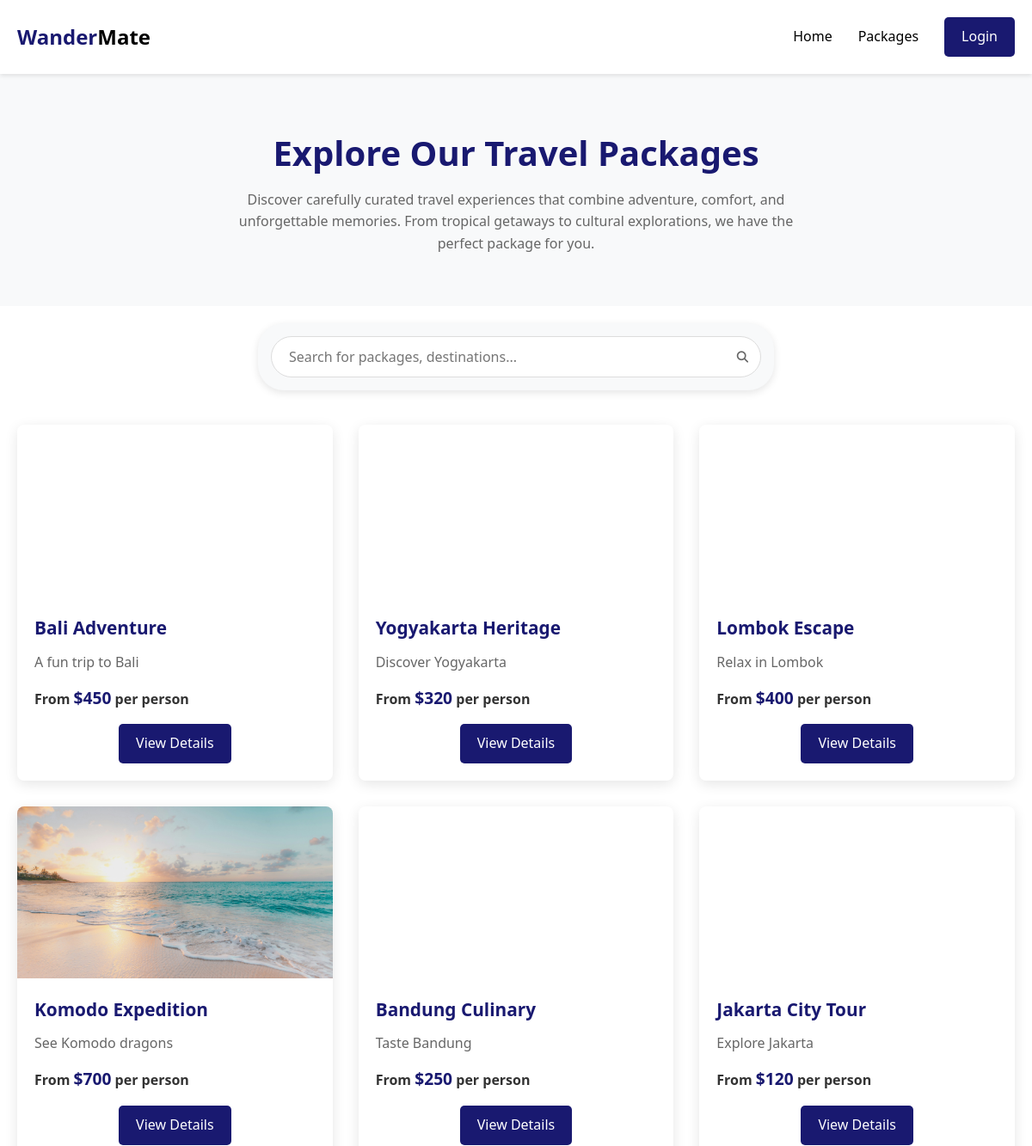
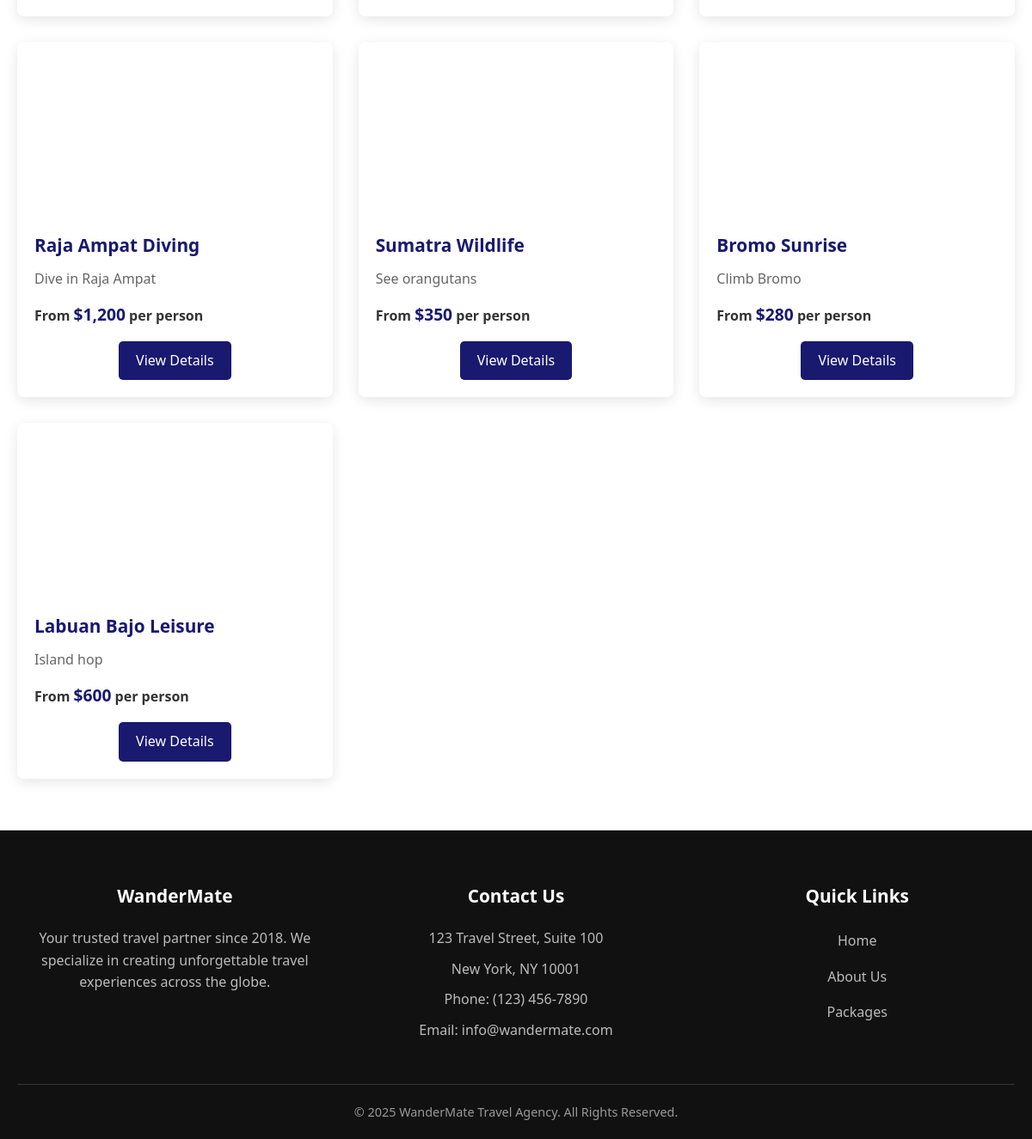
The app's page /package-list.php with its own data (2 pictures, top to bottom).
### tables this page shows
CREATE TABLE `packages`
(
    `id`             INT AUTO_INCREMENT NOT NULL,
    `name`           VARCHAR(30)        NOT NULL,
    `subtitle`       VARCHAR(50),
    `price`          INT                NOT NULL,
    `group_size`     INT                NOT NULL,
    `duration`       VARCHAR(20)        NOT NULL,
    `start_location` VARCHAR(50)        NOT NULL,
    `end_location`   VARCHAR(50)        NOT NULL,
    `description`    TEXT,
    `highlights`     TEXT,
    `includes`       TEXT,
    `excludes`       TEXT,
    `itinerary`      TEXT,
    CONSTRAINT `packages_PKC` PRIMARY KEY (`id`)
);

### package-list.php (the view, shortened to what this page needs)
<?php
$loggedIn = isset($_SESSION['user_id']);
$conn = new mysqli('localhost', 'root', '', 'wandermate');
$packages = [];
$sql = 'SELECT p.id, p.name, p.description, p.price / p.group_size as price_per_person, (SELECT url FROM images WHERE package_id = p.id LIMIT 1) AS image_url FROM packages p';
$result = $conn->query($sql);
if ($result && $result->num_rows > 0) {
    while ($row = $result->fetch_assoc()) {
        $packages[] = $row;
    }
}
?>
<!DOCTYPE html>
<html lang="en">
<head>
</head>
<body>
    <header>
        <div class="container nav-container">
            <a
                href="#"
                class="logo"
            >
                Wander<span>Mate</span>
            </a>
            <nav>
                <ul>
                    <li>
                        <a href="home.php">Home</a>
                    </li>
                    <li>
                        <a href="package-list.php">Packages</a>
                    </li>
                    <?php if (!$loggedIn): ?>
                        <li>
                            <a
                                href="login.php"
                                class="btn btn-sm"
                            >
                                Login
                            </a>
                        </li>
                    <?php endif; ?>
                </ul>
            </nav>
        </div>
    </header>
    <main>
        <div class="page-header">
            <div class="container">
                <h1>Explore Our Travel Packages</h1>
                <p>Discover carefully curated travel experiences that combine adventure, comfort, and unforgettable memories. From tropical getaways to cultural explorations, we have the perfect package for you.</p>
            </div>
        </div>
        <div class="container">
            <div class="search-container">
                <input
                    type="text"
                    class="search-input"
                    placeholder="Search for packages, destinations..."
                />
                <button
                    class="search-btn"
                    onclick="document.querySelector('.search-input').focus();"
                >
                    <i class="fa-solid fa-magnifying-glass"></i>
                </button>
            </div>
            <div class="packages-grid">
                <?php if (count($packages) > 0): ?>
                    <?php foreach ($packages as $package): ?>
                        <div class="package-card">
                            <div
                                class="package-image"
                                style="background-image: url('<?php echo htmlspecialchars($package['image_url'] ?: 'bali.jpg'); ?>');"
                            ></div>
                            <div class="package-content">
                                <h3 class="package-name"><?php echo htmlspecialchars($package['name']); ?></h3>
                                <p class="package-description"><?php echo htmlspecialchars($package['description']); ?></p>
                                <p class="package-price">From
                                    <span class="price-highlight">$<?php echo number_format($package['price_per_person']); ?></span> per person
                                </p>
                                <div class="package-action">
                                    <a
                                        href="package-detail.php?id=<?php echo $package['id']; ?>"
                                        class="btn"
                                    >
                                        View Details
                                    </a>
                                </div>
                            </div>
                        </div>
                    <?php endforeach; ?>
                <?php else: ?>
                    <p>No packages found.</p>
                <?php endif; ?>
            </div>
        </div>
    </main>
    <footer>
        <div class="container">
            <div class="footer-content">
                <div class="footer-column">
                    <h3>WanderMate</h3>
                    <p>Your trusted travel partner since 2018. We specialize in creating unforgettable travel experiences across the globe.</p>
                </div>
                <div class="footer-column">
                    <h3>Contact Us</h3>
                    <p>123 Travel Street, Suite 100</p>
                    <p>New York, NY 10001</p>
                    <p>Phone: (123) 456-7890</p>
                    <p>Email: info@wandermate.com</p>
                </div>
                <div class="footer-column">
                    <h3>Quick Links</h3>
                    <a href="#">Home</a>
                    <a href="#">About Us</a>
                    <a href="#">Packages</a>
                </div>
            </div>
            <div class="copyright">
                <p>&copy; <?php echo date("Y"); ?> WanderMate Travel Agency. All Rights Reserved.</p>
            </div>
        </div>
    </footer>
</body>
</html>

### package-list.php (style rules this page uses)
html { scroll-behavior: smooth; }
* { margin: 0; padding: 0; box-sizing: border-box; font-family: 'Segoe UI', Tahoma, Geneva, Verdana, sans-serif; }
body { background-color: #fff; color: #000; line-height: 1.6; }
.container { max-width: 1200px; margin: 0 auto; padding: 0 20px; }
.btn { display: inline-block; background-color: midnightblue; color: #fff; padding: 10px 20px; border-radius: 5px; text-decoration: none; font-weight: 500; transition: background-color 0.3s; }
header { background-color: #fff; box-shadow: 0 2px 5px rgba(0, 0, 0, 0.1); position: sticky; top: 0; width: 100%; z-index: 1000; }
.nav-container { display: flex; justify-content: space-between; align-items: center; padding: 20px; }
.logo { font-size: 24px; font-weight: 700; color: midnightblue; cursor: pointer; text-decoration: none; }
.logo span { color: #000; }
nav ul { display: flex; align-items: center; list-style: none; }
nav ul li { margin-left: 30px; }
nav ul li a { text-decoration: none; color: #000; font-weight: 500; transition: color 0.3s; }
footer { background-color: #111; color: #fff; padding: 60px 0 20px; }
.footer-content { display: grid; grid-template-columns: repeat(auto-fit, minmax(200px, 1fr)); gap: 30px; margin-bottom: 40px; }
.footer-column { display: flex; flex-direction: column; align-items: center; text-align: center; }
.footer-column h3 { font-size: 1.3rem; margin-bottom: 20px; color: #fff; }
.footer-column p { color: #bbb; margin-bottom: 10px; width: 100%; }
.footer-column a { color: #bbb; margin-bottom: 10px; text-decoration: none; transition: color 0.3s; display: inline-block; padding: 3px 8px; }
.copyright { text-align: center; padding-top: 20px; border-top: 1px solid #333; color: #999; font-size: 0.9rem; }
.page-header { background-color: #f8f9fa; padding: 60px 0; text-align: center; margin-bottom: 20px; }
.page-header h1 { font-size: 2.5rem; color: midnightblue; margin-bottom: 10px; }
.page-header p { color: #666; max-width: 700px; margin: 0 auto; }
.search-container { max-width: 600px; margin: 0 auto 40px; position: relative; display: flex; align-items: center; background-color: #f8f9fa; padding: 15px; border-radius: 30px; box-shadow: 0 3px 10px rgba(0, 0, 0, 0.1); }
.search-input { padding: 12px 20px; border: 1px solid #ddd; border-radius: 30px; outline: none; font-size: 16px; width: 100%; transition: all 0.3s; }
.search-btn { background: none; border: none; cursor: pointer; position: absolute; width: fit-content; height: fit-content; right: 30px; color: #666; }
.packages-grid { display: grid; grid-template-columns: repeat(auto-fill, minmax(300px, 1fr)); gap: 30px; margin-bottom: 60px; }
.package-card { border-radius: 8px; overflow: hidden; box-shadow: 0 4px 15px rgba(0, 0, 0, 0.1); transition: transform 0.3s, box-shadow 0.3s; }
.package-image { height: 200px; background-size: cover; background-position: center; }
.package-content { padding: 20px; }
.package-name { font-size: 1.3rem; font-weight: 600; margin-bottom: 10px; color: midnightblue; }
.package-description { color: #666; margin-bottom: 15px; line-height: 1.5; }
.package-price { font-weight: 600; color: #333; margin-bottom: 15px; }
.price-highlight { color: midnightblue; font-size: 1.2rem; }
.package-action { text-align: center; }

### records on screen
packages: name "Bali Adventure", description "A fun trip to Bali", price_per_person "450"
packages: name "Yogyakarta Heritage", description "Discover Yogyakarta", price_per_person "320"
packages: name "Lombok Escape", description "Relax in Lombok", price_per_person "400"
packages: shows a picture, name "Komodo Expedition", description "See Komodo dragons", price_per_person "700"
packages: name "Bandung Culinary", description "Taste Bandung", price_per_person "250"
packages: name "Jakarta City Tour", description "Explore Jakarta", price_per_person "120"
packages: name "Raja Ampat Diving", description "Dive in Raja Ampat", price_per_person "1,200"
packages: name "Sumatra Wildlife", description "See orangutans", price_per_person "350"
packages: name "Bromo Sunrise", description "Climb Bromo", price_per_person "280"
packages: name "Labuan Bajo Leisure", description "Island hop", price_per_person "600"
